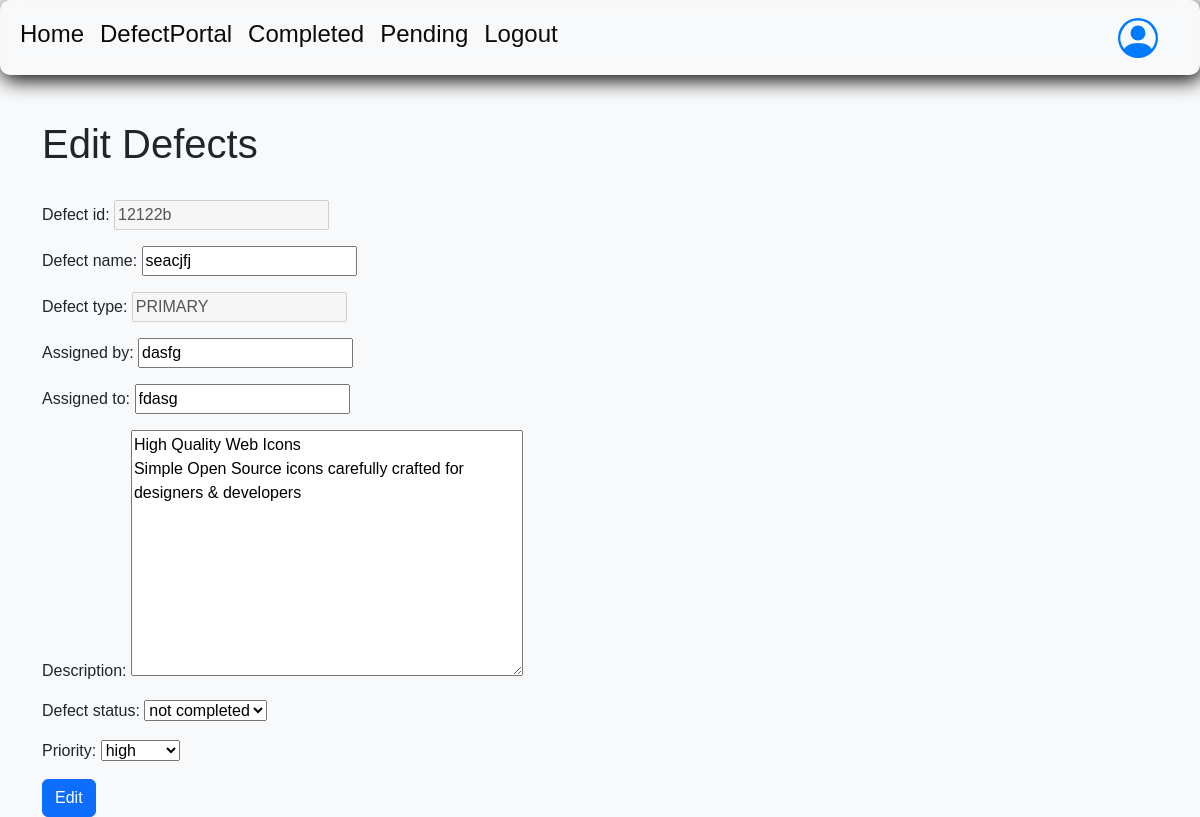
The app's page /defects/edit/2/ (signed in) with its own data.
### DefectsPortal/models.py (models this page shows, shortened)
class Defect(models.Model):
    defect_id = models.CharField(max_length=100)
    defect_name = models.CharField(max_length=100)
    defect_type = models.CharField(max_length=100, choices=DEFECTS_TYPES, default='PRIMARY')
    assigned_by = models.CharField(max_length=100)
    assigned_to = models.CharField(max_length=100)
    description = models.TextField()
    defect_status = models.CharField(max_length=100, choices=DEFECTS_STATUS, default='NOT COMPLETED')
    priority = models.CharField(max_length=100, choices=DEFECTS_PRIORITY, default='HIGH')

### DefectsPortal/views.py (the view)
# urls.py: path('edit/<int:id>/', views.update_defects, name='edit'),  # Updated URL pattern
@login_required(login_url='login')
def update_defects(request, id=0):
    defect = Defect.objects.get(id=id)
    form = Defect_Edit_Form(instance=defect)
    if request.method == 'POST':
        form = Defect_Edit_Form(request.POST, instance=defect)
        if form.is_valid():
            form.save()
            return redirect('defect')
    return render(request, 'defects/edit_defects.html', {'form': form})

### DefectsPortal/forms.py
class Defect_Edit_Form(forms.ModelForm):
    defect_id = forms.CharField(max_length=100,disabled=True)
    defect_type = forms.CharField(disabled=True)
    class Meta:
        model = Defect
        fields = "__all__"

### templates/defects/edit_defects.html (shortened to what this page needs)
{% extends "defects/defect.html" %}
{% block contents %}
<div class="container">
    <div class="jumbotron">
        <h1>Edit Defects</h1>
        <br>
        <form method="POST">
            <div class="form-group">
                {{ form.as_p }}
                <button type="submit" class="btn btn-primary">Edit</button>
            </div>
        </form>
    </div>
</div>
{% endblock contents %}

### templates/defects/defect.html (style rules this page uses)
body { font-family: Arial, sans-serif; background-color: #f8f9fa; margin: 0; padding: 0; }
.container { margin-top: 120px; }

### records on screen
Defect: defect_id "12122b", defect_name "seacjfj", defect_type "PRIMARY", assigned_by "dasfg", assigned_to "fdasg", description "High Quality Web Icons Simple Open Source icons carefully crafted for designers & developers", defect_status "not completed", priority "high"
